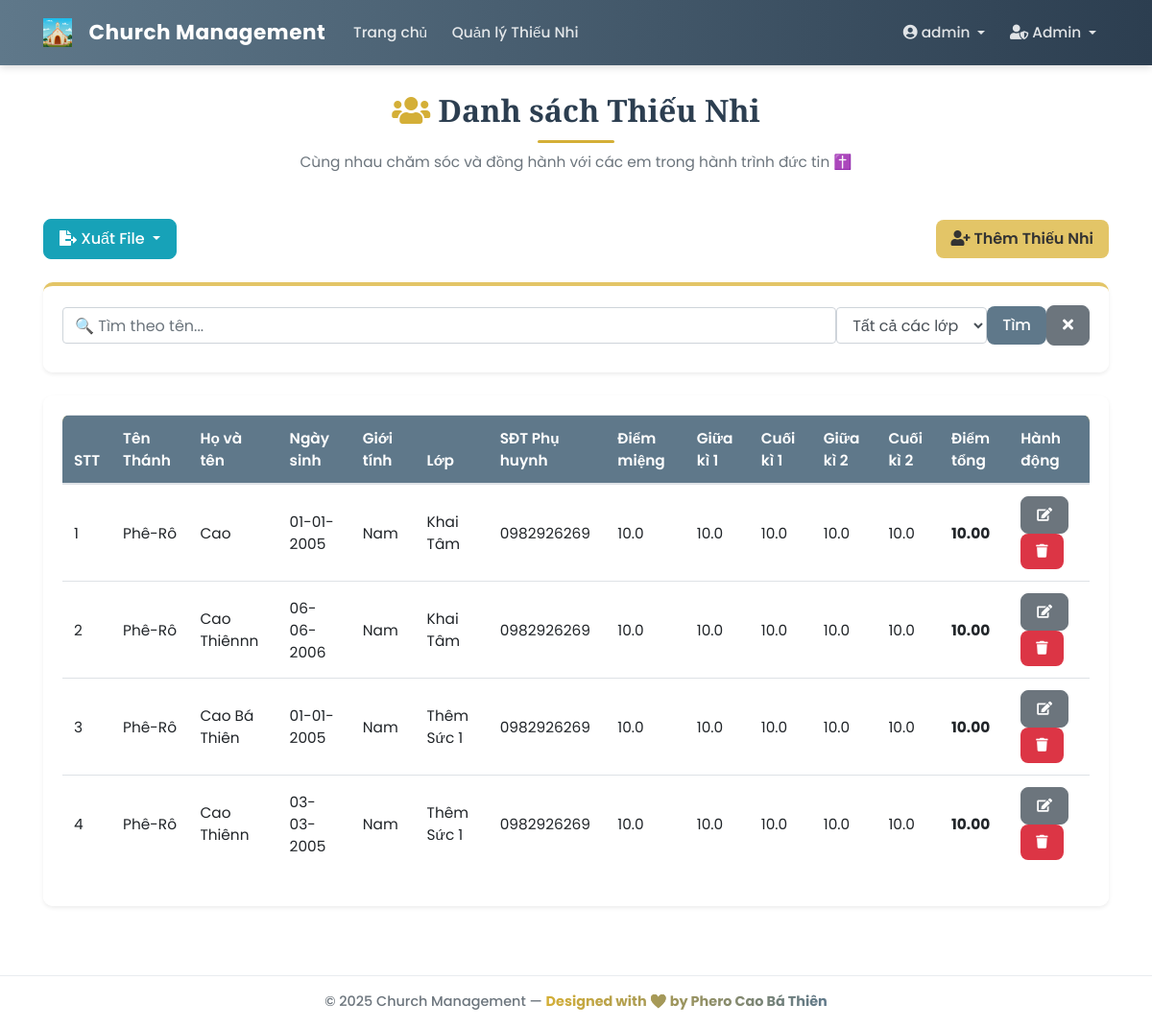
Page /students (signed in) on the earlier database version.
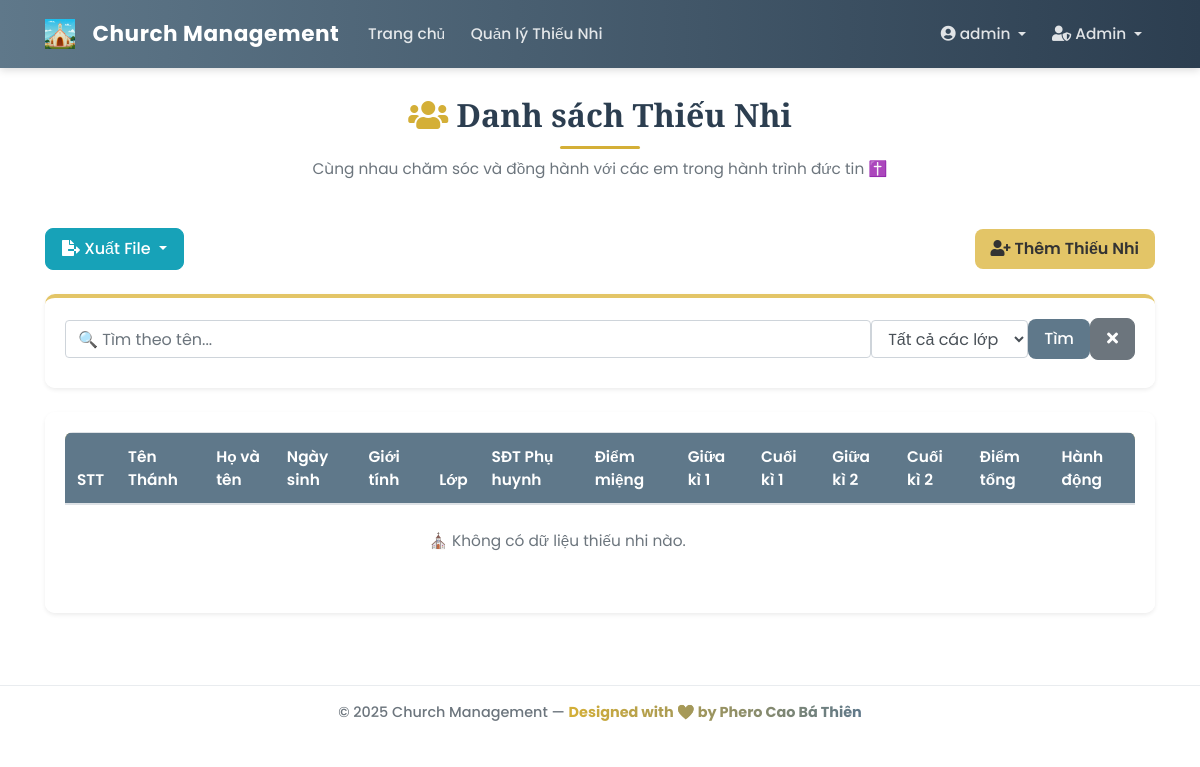
Same page on the later database version.
### app/models/user.py (models this page shows, shortened)
class User(db.Model, UserMixin):
    __tablename__ = 'user'
    id = db.Column(db.Integer, primary_key=True)
    username = db.Column(db.String(20), unique=True, nullable=False)
    email = db.Column(db.String(120), unique=True, nullable=False)
    password_hash = db.Column(db.String(60), nullable=False)
    role = db.Column(db.String(50), nullable=False, default='guest')
    created_at = db.Column(db.DateTime, nullable=False, default=datetime.utcnow)
    profile = db.relationship(
        'UserProfile',
        back_populates='user',
        uselist=False,
        cascade='all, delete-orphan'
    )
    assigned_classes = db.relationship(
        'ClassModel',
        secondary=class_leaders_association,
        back_populates='leaders',
        lazy='dynamic'
    )
    announcements = db.relationship('Announcement', backref='author', lazy=True)
    feedbacks = db.relationship('Feedback', backref='sender', lazy=True)
    @property
    def password(self):
        """Ngăn chặn việc đọc trực tiếp mật khẩu."""
        raise AttributeError('password is not a readable attribute')
    def is_admin(self):
        return self.role == 'admin'

### app/models/student.py (models this page shows, shortened)
class Student(db.Model):
    __tablename__ = 'student'
    id = db.Column(db.Integer, primary_key=True)
    ten_thanh = db.Column(db.String(50), nullable=True) # Tên Thánh (Tùy chọn)
    full_name = db.Column(db.String(100), nullable=False) # Họ và Tên
    date_of_birth = db.Column(db.Date, nullable=False) # Ngày sinh
    gender = db.Column(db.String(10), nullable=False) # Giới tính ('Nam', 'Nữ')
    ho_ten_bo = db.Column(db.String(100), nullable=True)
    ho_ten_me = db.Column(db.String(100), nullable=True)
    sdt_phu_huynh = db.Column(db.String(15), nullable=True)
    class_id = db.Column(db.Integer, db.ForeignKey('class_model.id'), nullable=True)
    diem_mieng = db.Column(db.Float, nullable=True, default=0.0)
    diem_giua_ki_1 = db.Column(db.Float, nullable=True, default=0.0)
    diem_cuoi_ki_1 = db.Column(db.Float, nullable=True, default=0.0)
    diem_giua_ki_2 = db.Column(db.Float, nullable=True, default=0.0)
    diem_cuoi_ki_2 = db.Column(db.Float, nullable=True, default=0.0)
    @property
    def diem_tong(self):
        scores = [self.diem_mieng or 0, self.diem_giua_ki_1 or 0, self.diem_cuoi_ki_1 or 0,
                 self.diem_giua_ki_2 or 0, self.diem_cuoi_ki_2 or 0]
        return round(sum(scores) / 5, 2) if any(scores) else 0.0

### app/models/class_model.py (models this page shows, shortened)
class ClassModel(db.Model):
    __tablename__ = 'class_model'
    id = db.Column(db.Integer, primary_key=True)
    name = db.Column(db.String(100), unique=True, nullable=False)
    students = db.relationship('Student', backref='class_assigned', lazy='dynamic')
    leaders = db.relationship(
        'User',
        secondary=class_leaders_association,
        back_populates='assigned_classes',
        lazy='dynamic'
    )

### app/controllers/student_controller.py (the view)
@student_bp.route("/students", methods=['GET', 'POST'])
@login_required
def list_students():
    search_form = SearchStudentForm(request.form if request.method == 'POST' else request.args)
    if current_user.is_admin():
        classes = Class.query.order_by(Class.name).all()
        search_form.class_filter.choices = [('', 'Tất cả các lớp')] + [(str(c.id), c.name) for c in classes]
    elif current_user.role == 'guest':
        classes = Class.query.order_by(Class.name).all()
        search_form.class_filter.choices = [('', 'Tất cả các lớp')] + [(str(c.id), c.name) for c in classes]
    else:
        assigned_class_ids = [c.id for c in current_user.assigned_classes.all()]
        classes = Class.query.filter(Class.id.in_(assigned_class_ids)).order_by(Class.name).all()
        search_form.class_filter.choices = [('', 'Tất cả các lớp')] + [(str(c.id), c.name) for c in classes]
    query = Student.query.join(Class).order_by(Class.name, Student.full_name)
    if not current_user.is_admin() and current_user.role != 'guest':
        assigned_class_ids = [c.id for c in current_user.assigned_classes.all()]
        query = query.filter(Student.class_id.in_(assigned_class_ids))
    search_term = None
    class_id_filter = None
    if request.method == 'POST' and 'submit_search' in request.form and search_form.validate():
         search_term = search_form.search_term.data
         class_id_filter = search_form.class_filter.data
    elif request.method == 'GET':
        search_term = request.args.get('search_term', None)
        class_id_filter = request.args.get('class_filter', None)
        if search_term:
             search_form.search_term.data = search_term
        if class_id_filter:
             search_form.class_filter.data = class_id_filter
    if search_term:
        search_pattern = f"%{search_term}%"
        query = query.filter(or_(
            Student.full_name.ilike(search_pattern),
            Student.ten_thanh.ilike(search_pattern)
        ))
    if class_id_filter:
        try:
            query = query.filter(Student.class_id == int(class_id_filter))
        except ValueError:
            pass # Bỏ qua nếu class_id không phải số nguyên
    students = query.all()
    return render_template('students.html',
                           students=students,
                           title="Danh sách thiếu nhi",
                           search_form=search_form) # <-- Truyền form tìm kiếm ra template

### app/forms.py
class SearchStudentForm(FlaskForm):
    search_term = StringField('Tìm kiếm (Tên)', validators=[Optional()])
    class_filter = SelectField('Lọc theo lớp', choices=[('', 'Tất cả các lớp')], validators=[Optional()], default='')
    submit_search = SubmitField('Tìm')

### app/models/user.py (called while the page is built)
@login_manager.user_loader
def load_user(user_id):
    return User.query.get(int(user_id))

### app/templates/students.html (shortened to what this page needs)
{% extends "base.html" %}
{% block content %}
<link rel="stylesheet" href="{{ url_for('static', filename='css/student_list.css') }}">
<div class="page-header text-center mb-5">
  <h1 class="page-title"><i class="fas fa-users text-gold me-2"></i> Danh sách Thiếu Nhi</h1>
  <p class="text-muted">Cùng nhau chăm sóc và đồng hành với các em trong hành trình đức tin ✝️</p>
</div>
<div class="d-flex justify-content-between align-items-center mb-4 flex-wrap gap-2">
  <div class="dropdown">
    <button class="btn btn-info dropdown-toggle" type="button" id="exportDropdown" data-toggle="dropdown" aria-haspopup="true" aria-expanded="false">
      <i class="fas fa-file-export me-1"></i> Xuất File
    </button>
  </div>
  {% if current_user.role == 'admin' %}
  <a href="{{ url_for('student.add_student') }}" class="btn btn-success">
    <i class="fas fa-user-plus me-1"></i> Thêm Thiếu Nhi
  </a>
  {% endif %}
</div>
<div class="card shadow-sm mb-4 search-filter-card">
  <div class="card-body">
    {% if search_form %}
    <form method="POST" action="{{ url_for('student.list_students') }}" class="form-inline flex-wrap">
      <div class="form-group flex-grow-1 mb-2 me-2">
        {{ search_form.search_term(class="form-control w-100", placeholder="🔍 Tìm theo tên...") }}
      </div>
      <div class="form-group mb-2 me-2">
        {{ search_form.class_filter(class="form-control") }}
      </div>
      {{ search_form.submit_search(class="btn btn-primary mb-2 me-2") }}
      <a href="{{ url_for('student.list_students') }}" class="btn btn-secondary mb-2" title="Xóa bộ lọc">
        <i class="fas fa-times"></i>
      </a>
    </form>
    {% else %}
    <p class="text-muted">Form tìm kiếm không khả dụng.</p>
    {% endif %}
  </div>
</div>
<div class="card shadow-sm">
  <div class="card-body">
    <div class="table-responsive">
      <table class="table table-hover align-middle">
        <thead class="table-gold">
          <tr>
            <th>STT</th>
            <th>Tên Thánh</th>
            <th>Họ và tên</th>
            <th>Ngày sinh</th>
            <th>Giới tính</th>
            <th>Lớp</th>
            <th>SĐT Phụ huynh</th>
            <th>Điểm miệng</th>
            <th>Giữa kì 1</th>
            <th>Cuối kì 1</th>
            <th>Giữa kì 2</th>
            <th>Cuối kì 2</th>
            <th>Điểm tổng</th>
            {% if current_user.role == 'admin' or current_user.is_leader() %}
            <th>Hành động</th>
            {% endif %}
          </tr>
        </thead>
        <tbody>
          {% for student in students %}
          <tr>
            <td>{{ loop.index }}</td>
            <td>{{ student.ten_thanh or 'N/A' }}</td>
            <td>{{ student.full_name }}</td>
            <td>{{ student.date_of_birth.strftime('%d-%m-%Y') if student.date_of_birth else '' }}</td>
            <td>{{ student.gender }}</td>
            <td>{{ student.class_assigned.name if student.class_assigned else 'Chưa xếp lớp' }}</td>
            <td>{{ student.sdt_phu_huynh or 'N/A' }}</td>
            <td>{{ "%.1f"|format(student.diem_mieng or 0) }}</td>
            <td>{{ "%.1f"|format(student.diem_giua_ki_1 or 0) }}</td>
            <td>{{ "%.1f"|format(student.diem_cuoi_ki_1 or 0) }}</td>
            <td>{{ "%.1f"|format(student.diem_giua_ki_2 or 0) }}</td>
            <td>{{ "%.1f"|format(student.diem_cuoi_ki_2 or 0) }}</td>
            <td><strong>{{ "%.2f"|format(student.diem_tong) }}</strong></td>
            {% if current_user.role == 'admin' or current_user.is_leader() %}
            <td>
              <a href="{{ url_for('main_routes.edit_student', student_id=student.id) }}" class="btn btn-secondary btn-sm" title="Sửa"><i class="fas fa-edit"></i></a>
              <form
                  action="{{ url_for('main_routes.delete_student', student_id=student.id) }}"
                  method="POST"
                  class="d-inline"
                  onsubmit="return confirm('Bạn có chắc chắn muốn xóa thiếu nhi {{ student.full_name|escape }}?');">
                <button type="submit" class="btn btn-danger btn-sm" title="Xóa">
                  <i class="fas fa-trash"></i>
                </button>
              </form>
            </td>
            {% endif %}
          </tr>
          {% else %}
          <tr>
            <td colspan="{{ 13 if current_user.role == 'admin' or current_user.is_leader() else 12 }}" class="text-center text-muted py-4">
              ⛪ Không có dữ liệu thiếu nhi nào.
            </td>
          </tr>
          {% endfor %}
        </tbody>
      </table>
    </div>
  </div>
</div>
{% endblock content %}

### app/templates/base.html (shortened to what this page needs)
<!DOCTYPE html>
<html lang="vi">
<head>
    <link rel="stylesheet" href="https://stackpath.bootstrapcdn.com/bootstrap/4.5.2/css/bootstrap.min.css">
    <link rel="stylesheet" href="https://cdnjs.cloudflare.com/ajax/libs/font-awesome/5.15.3/css/all.min.css">
    <link rel="stylesheet" href="{{ url_for('static', filename='css/style.css') }}">
</head>
<body>
    <header class="site-header">
        <nav class="navbar navbar-expand-lg navbar-dark custom-navbar fixed-top">
            <div class="container">
                <a class="navbar-brand d-flex align-items-center" href="{{ url_for('main_routes.home') }}">
                <img src="{{ url_for('static', filename='img/Church.png') }}" alt="Church" class="Church mr-2" style="height: 30px; width: auto;">
                <span class="brand-text">Church Management</span>
            </a>
                <div class="collapse navbar-collapse" id="navbarToggle">
                    <ul class="navbar-nav mr-auto">
                        {% if current_user.is_authenticated %}
                            <li class="nav-item"><a class="nav-link" href="{{ url_for('main_routes.home') }}">Trang chủ</a></li>
                            <li class="nav-item"><a class="nav-link" href="{{ url_for('student.list_students') }}">Quản lý Thiếu Nhi</a></li>
                        {% endif %}
                    </ul>
                    <ul class="navbar-nav ml-auto">
                        {% if current_user.is_authenticated %}
                            <li class="nav-item dropdown">
                                <a class="nav-link dropdown-toggle" href="#" id="accountDropdown" data-toggle="dropdown">
                                    <i class="fas fa-user-circle"></i> {{ current_user.username }}
                                </a>
                            </li>
                            {% if current_user.role == 'admin' %}
                            <li class="nav-item dropdown">
                                <a class="nav-link dropdown-toggle" href="#" id="adminDropdown" data-toggle="dropdown">
                                    <i class="fas fa-user-shield"></i> Admin
                                </a>
                            </li>
                            {% endif %}
                        {% else %}
                            <li class="nav-item"><a class="nav-link" href="{{ url_for('auth.login') }}">Đăng nhập</a></li>
                            <li class="nav-item"><a class="nav-link" href="{{ url_for('auth.register') }}">Đăng ký</a></li>
                        {% endif %}
                    </ul>
                </div>
            </div>
        </nav>
    </header>
    <main class="main-content container mt-5 pt-5">
        {% block content %}{% endblock %}
    </main>
    <footer class="footer py-3 mt-5">
        <div class="container text-center">
            <p class="mb-0">© 2025 Church Management — <span class="text-gradient">Designed with ❤️ by Phero Cao Bá Thiên</span></p>
        </div>
    </footer>
</body>
</html>

### app/static/css/style.css (style rules this page uses)
:root { --primary-color: #8a7b5f; --secondary-color: #5f788a; --dark-color: #2c3e50; --light-color: #fdfdfd; --soft-gold: #d4af37; --muted-gray: #6c757d; --light-bg: #f8f9fa; --shadow: 0 4px 12px rgba(0, 0, 0, 0.08); --border-radius: 0.5rem; }
body { font-family: 'Poppins', sans-serif; background: linear-gradient( rgba(255, 255, 255, 0.98), rgba(255, 255, 255, 0.97) ), url('https://source.unsplash.com/1600x900/?church,stained-glass,light,cathedral'); background-size: cover; background-attachment: fixed; background-position: center; color: var(--dark-color); display: flex; flex-direction: column; min-height: 100vh; font-size: 0.96rem; }
a { color: var(--secondary-color); text-decoration: none; transition: color 0.2s ease-in-out; }
h1, h2, h3, h4, h5 { font-family: 'Playfair Display', serif; font-weight: 600; color: var(--dark-color); }
h1 { text-align: center; font-size: 2rem; position: relative; }
h1::after { content: ""; display: block; width: 80px; height: 3px; background: var(--soft-gold); margin: 12px auto 0; border-radius: 3px; }
.custom-navbar { background: linear-gradient(90deg, var(--secondary-color), var(--dark-color)); box-shadow: 0 2px 8px rgba(0,0,0,0.15); padding: 0.8rem 1rem; }
.brand-text { font-weight: 700; font-size: 1.35rem; color: #fff; margin-left: 0.6rem; letter-spacing: 0.5px; }
.nav-link { color: rgba(255, 255, 255, 0.85) !important; font-weight: 500; transition: color 0.2s; margin: 0 0.3rem; }
.card { background-color: #fff; border: none; border-radius: var(--border-radius); box-shadow: var(--shadow); margin-bottom: 1.5rem; transition: transform 0.2s ease; }
.table { background: #fff; border-radius: var(--border-radius); overflow: hidden; }
.table thead th { background-color: var(--secondary-color); color: #fff; font-weight: 600; }
.btn { font-weight: 500; border-radius: var(--border-radius); padding: 0.5rem 1rem; transition: all 0.2s ease; }
.btn-primary { background-color: var(--secondary-color); border: none; color: white; }
.btn-success { background-color: #28a745; border: none; }
.footer { background: #fff; border-top: 1px solid #e9ecef; padding: 1rem; text-align: center; font-weight: 500; font-size: 0.9rem; color: var(--muted-gray); }
.text-gradient { background: linear-gradient(90deg, var(--soft-gold), var(--secondary-color)); -webkit-background-clip: text; -webkit-text-fill-color: transparent; font-weight: 700; }

### app/static/css/student_list.css (style rules this page uses)
body { background: linear-gradient(rgba(255,255,255,0.94), rgba(255,255,255,0.97)), url('https://source.unsplash.com/1600x900/?church,light,children'); background-size: cover; background-attachment: fixed; font-family: 'Poppins', sans-serif; color: #333; }
.page-title { font-weight: 600; color: #2c3e50; }
.text-gold { color: #d4af37; }
.table-gold { background-color: #e3c567; color: #333; }
.card { border: none; border-radius: 10px; background: rgba(255,255,255,0.95); }
.search-filter-card { border-top: 4px solid #e3c567; }
.btn-success { background-color: #e3c567; border: none; color: #333; font-weight: 600; }
.table th, .table td { vertical-align: middle; }

Differences in the rows shown:
removed Student: ten_thanh "Phê-Rô", full_name "Cao", date_of_birth "01-01-2005", gender "Nam", class_assigned "Khai Tâm", sdt_phu_huynh "0982926269", diem_mieng "10.0", diem_giua_ki_1 "10.0", diem_cuoi_ki_1 "10.0", diem_giua_ki_2 "10.0", diem_cuoi_ki_2 "10.0", diem_tong "10.00"
removed Student: ten_thanh "Phê-Rô", full_name "Cao Thiênnn", date_of_birth "06-06-2006", gender "Nam", class_assigned "Khai Tâm", sdt_phu_huynh "0982926269", diem_mieng "10.0", diem_giua_ki_1 "10.0", diem_cuoi_ki_1 "10.0", diem_giua_ki_2 "10.0", diem_cuoi_ki_2 "10.0", diem_tong "10.00"
removed Student: ten_thanh "Phê-Rô", full_name "Cao Bá Thiên", date_of_birth "01-01-2005", gender "Nam", class_assigned "Thêm Sức 1", sdt_phu_huynh "0982926269", diem_mieng "10.0", diem_giua_ki_1 "10.0", diem_cuoi_ki_1 "10.0", diem_giua_ki_2 "10.0", diem_cuoi_ki_2 "10.0", diem_tong "10.00"
removed Student: ten_thanh "Phê-Rô", full_name "Cao Thiênn", date_of_birth "03-03-2005", gender "Nam", class_assigned "Thêm Sức 1", sdt_phu_huynh "0982926269", diem_mieng "10.0", diem_giua_ki_1 "10.0", diem_cuoi_ki_1 "10.0", diem_giua_ki_2 "10.0", diem_cuoi_ki_2 "10.0", diem_tong "10.00"
Other differences:
text now shown: "⛪ Không có dữ liệu thiếu nhi nào."
